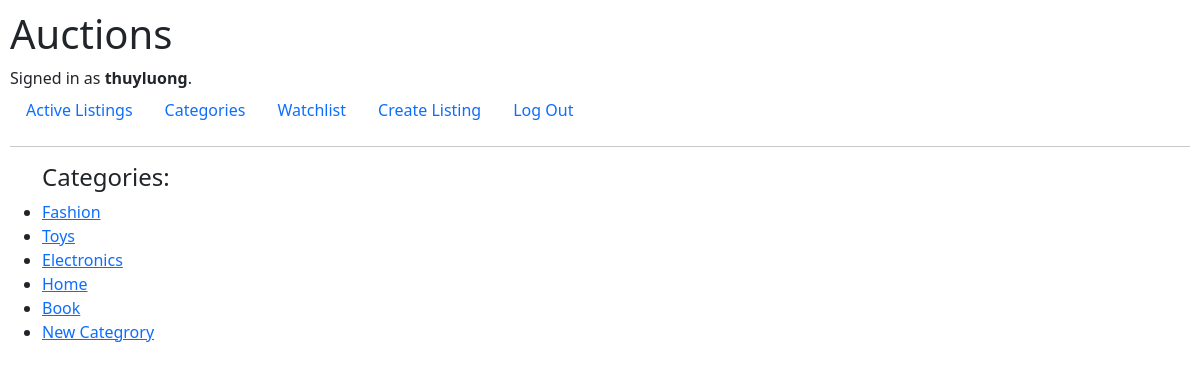
The page /categories (signed in) on the database its author committed.
### auctions/models.py (models this page shows, shortened)
class User(AbstractUser):
    def __str__(self):
        return self.username

class Category(models.Model):
    name = models.CharField(max_length=64)

### auctions/views.py (the view)
# urls.py: path("categories", views.categories, name="categories"),
def categories(request):
    return render(request, "auctions/categories.html", {
        "categories": Category.objects.all()
    })

### auctions/templates/auctions/categories.html (shortened to what this page needs)
{% extends "auctions/layout.html" %}
{% block body %}
	<div>
		<ul>
			<h4>Categories:</h4>
			{% for category in categories %}
				<div>
					<li>
						<a href="{% url 'category' category.name %}">{{ category.name }}</a>
					</li>
				</div>
			{% empty %}
				No Category available.
			{% endfor %}
		</ul>
	</div>
{% endblock %}

### auctions/templates/auctions/layout.html (shortened to what this page needs)
{% load static %}
<!DOCTYPE html>
<html lang="en">
    <head>
        {% load django_bootstrap5 %}
        {% bootstrap_css %}
        <link href="{% static 'auctions/styles.css' %}" rel="stylesheet">
    </head>
    <body>
        <h1>Auctions</h1>
        <div>
            {% if user.is_authenticated %}
                Signed in as <strong>{{ user.username }}</strong>.
            {% else %}
                Not signed in.
            {% endif %}
        </div>
        <ul class="nav">
            <li class="nav-item">
                <a class="nav-link" href="{% url 'index' %}">Active Listings</a>
            </li>
            <li class="nav-item">
                <a class="nav-link" href="{% url 'categories' %}">Categories</a>
            </li>
            {% if user.is_authenticated %}
                <li class="nav-item">
                    <a class="nav-link" href="{% url 'watchlist' %}">Watchlist</a>
                </li>
                <li class="nav-item">
                    <a class="nav-link" href="{% url 'create-listing' %}">Create Listing</a>
                </li>
                <li class="nav-item">
                    <a class="nav-link" href="{% url 'logout' %}">Log Out</a>
                </li>
            {% endif %}
        </ul>
        <hr>
        {% block body %}
        {% endblock %}
    </body>
</html>

### auctions/static/auctions/styles.css (style rules this page uses)
body { padding: 10px; }

### rows shown on the page
User: username "thuyluong"
Category: name "Fashion"
Category: name "Toys"
Category: name "Electronics"
Category: name "Home"
Category: name "Book"
Category: name "New Categrory"
